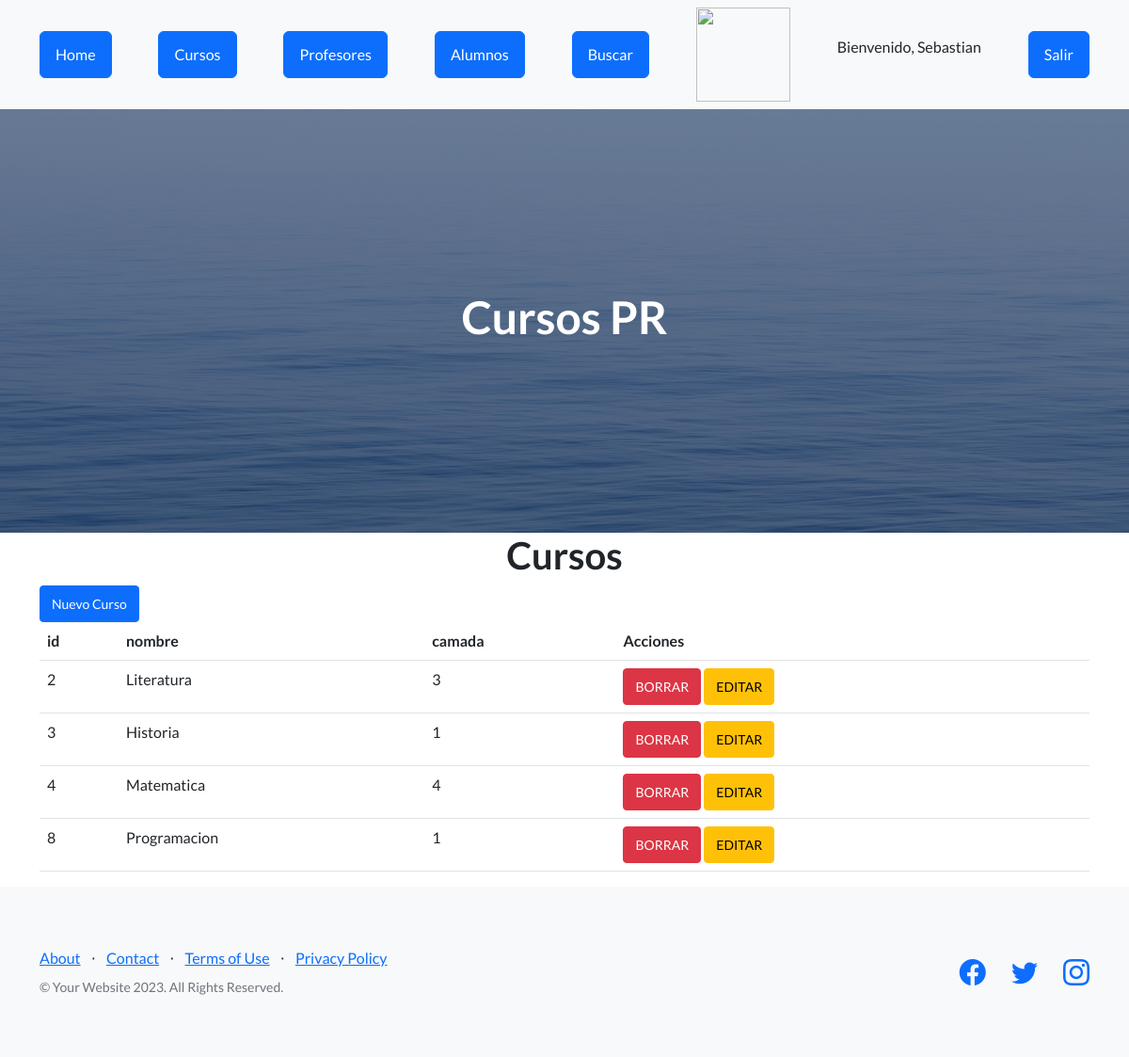
/App_tercera/ver_cursos (signed in), run on an earlier commit of the app's database.
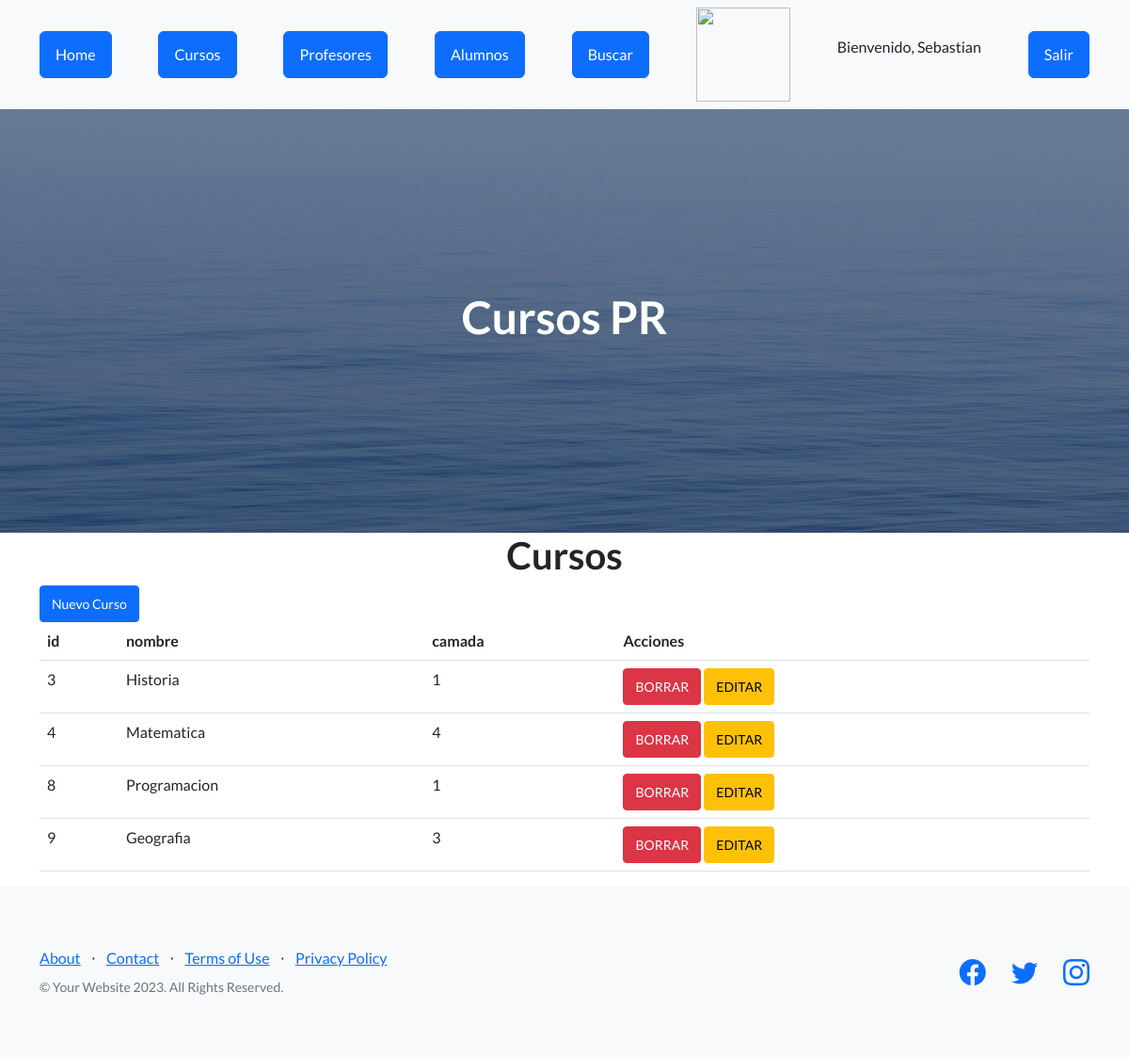
And on a later commit of the database.
### App_tercera/models.py (models this page shows, shortened)
class Curso(models.Model):
    nombre = models.CharField(max_length=40)
    camada = models.IntegerField()

### App_tercera/views.py (the view)
# urls.py: path("ver_cursos", views.ver_cursos, name="cursos"),
def ver_cursos(request):
    cursos = Curso.objects.all()
    avatares = None
    if request.user.is_authenticated:
        avatares = Avatar.objects.filter(user=request.user)
    return render(request, 'cursos.html', {'cursos': cursos, 'avatares': avatares})

### App_tercera/Template/cursos.html
{% extends "padre.html" %}
{% load static %}
{% block contenido %}
    <main class="container">
        <h1 class="text-xl-center title"> Cursos </h1>
        {% if user.is_authenticated and user.is_staff %}
            <a href="alta_curso" class="btn btn-primary btn-sm">Nuevo Curso</a>
        {% endif %}
        <table class="table">
            <thead>
                <tr>
                    <th>id</th>
                    <th>nombre</th>
                    <th>camada</th>
                    {% if user.is_authenticated and user.is_staff %}
                        <th>Acciones</th>
                    {% endif %}
                </tr>
            </thead>
            <tbody>
                {% for n in cursos %}
                    <tr>
                        <td>{{n.id}}</td>
                        <td>{{n.nombre}}</td>
                        <td>{{n.camada}}</td>
                        {% if user.is_authenticated and user.is_staff %}
                            <td>
                                <a href="{% url 'elimina_curso' n.id %}" class="btn btn-danger btn-sm">BORRAR</a>
                                <a href="{% url 'editar_curso'  n.id %}" class="btn btn-warning btn-sm">EDITAR</a>
                            </td>
                        {% endif %}
                    </tr>
                {% endfor %}
            </tbody>
        </table>
    </main>
{% endblock %}

What changed in the data, as far as the page shows it:
removed Curso: id "2", nombre "Literatura", camada "3"
added Curso: id "9", nombre "Geografia", camada "3"
